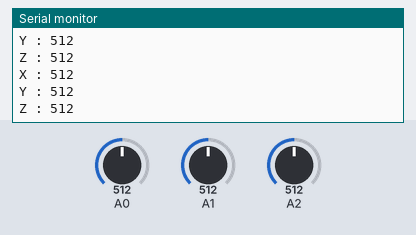
The sketch below on a simulated Arduino Uno, built with avr-gcc and run on an emulated ATmega328P. On the bench: the last lines printed to the serial monitor. Inputs (shaded band) come from the test bench; at power-on: A0 = 512, A1 = 512, A2 = 512.

Above: at 1.8 s.
1.9 s: A0 set to 716
At 2.8 s:
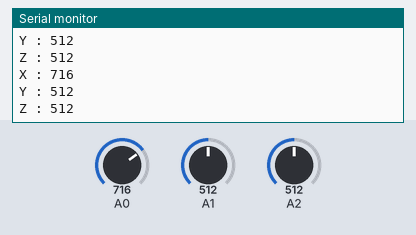
3.4 s: A1 set to 716
At 4.7 s:
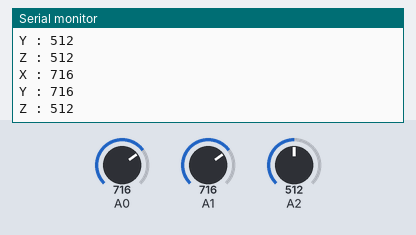
4.9 s: A2 set to 716
At 5.5 s:
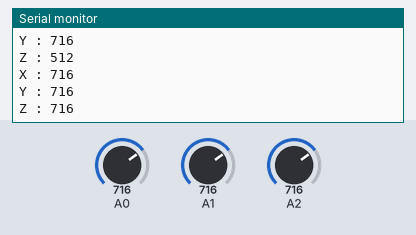
6.4 s: A0 set to 900
At 7.7 s:
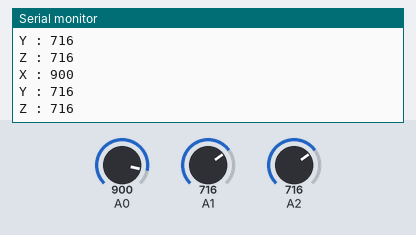
7.9 s: A1 set to 900
At 8.8 s:
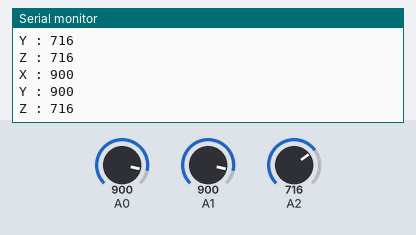
9.4 s: A2 set to 900
At 10.7 s:
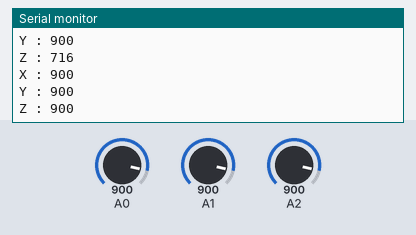
Timing chart, 0 to 11.9 s (numbered marks = the images above; inputs shaded):
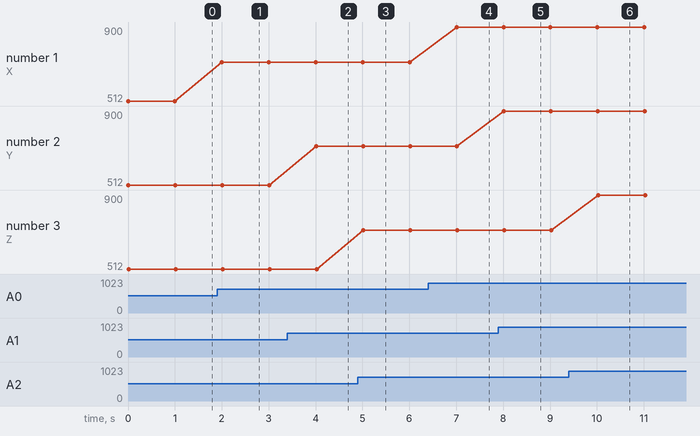

Measured:
- after the input at 1.9 s, the serial monitor: prints a new line after 0.10 s (image 1)
- after the input at 3.4 s, the serial monitor: prints a new line after 0.61 s (image 2)
- after the input at 4.9 s, the serial monitor: prints a new line after 0.12 s (image 3)
- after the input at 6.4 s, the serial monitor: prints a new line after 0.61 s (image 4)
- after the input at 7.9 s, the serial monitor: prints a new line after 0.12 s (image 5)
- after the input at 9.4 s, the serial monitor: prints a new line after 0.63 s (image 6)
- plotted number 1: 512 → 716 after the input at 1.9 s, 716 → 900 after the input at 6.4 s

The sketch:

GY-61.ino
```cpp
int x;
int y;
int z;

void setup()
{
  pinMode(A0,INPUT);
  pinMode(A1,INPUT);
  pinMode(A2,INPUT);

  Serial.begin(9600);
}


void loop()
{

x=analogRead(A0);
y=analogRead(A1);
z=analogRead(A2);

Serial.print("X : ");
Serial.print(x);
Serial.print("\n");

Serial.print("Y : ");
Serial.print(y);
Serial.print("\n");

Serial.print("Z : ");
Serial.print(z);
Serial.print("\n");
delay(1000);

}
```
